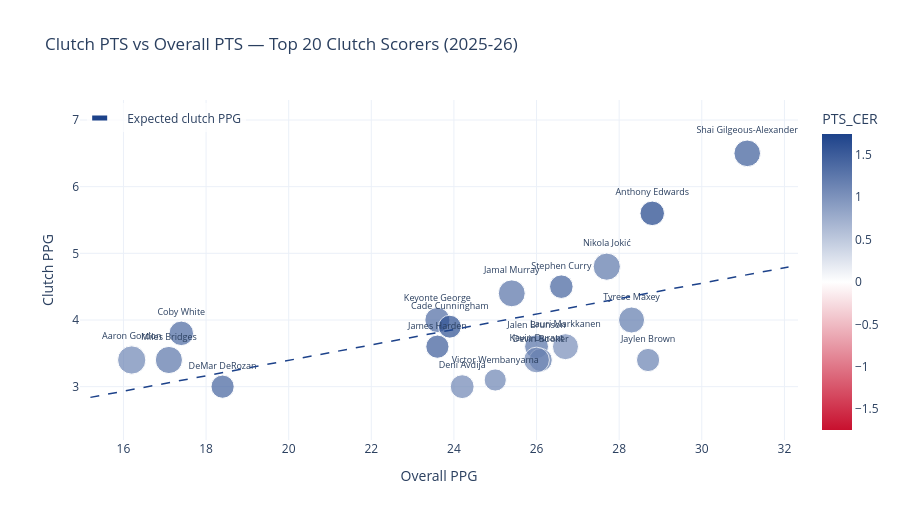

Write notebook code for a chart like this one.
### Markdown cell above
A common assumption is that the best overall scorers are also the best clutch scorers. This chart challenges that idea. Each point represents one of the **top 20 clutch scorers**, plotted by their overall PPG (x-axis) vs their clutch PPG (y-axis).

The **dashed regression line** represents the expected clutch scoring given a player's overall output, players above the line score *more* in clutch than expected, while players below score *less*.

**Color encodes the Clutch Efficiency Ratio (CER):** navy points are players who score at a higher rate per minute in clutch than they do overall (elevators), while red points score at a lower rate (shrinkers). Dot size reflects clutch minutes played, larger dots indicate players who spend more time on the floor in clutch situations.

### Code cell
# Scatter: Clutch PTS vs Overall PTS
top20 = df.nlargest(20, 'PTS')

# Regression line: expected clutch PPG given overall PPG
x = top20['OVR_PTS'].values
y = top20['PTS'].values
coefs = P.polyfit(x, y, 1)
x_line = np.linspace(x.min() - 1, x.max() + 1, 100)
y_line = P.polyval(x_line, coefs)

fig = px.scatter(
    top20,
    x='OVR_PTS', y='PTS',
    text='PLAYER_NAME',
    color='PTS_CER',
    color_continuous_scale=nba_plotly_scale,
    color_continuous_midpoint=0,
    size='MIN',
    hover_data=['TEAM_ABBREVIATION', 'FG_PCT', 'TRUE_SHOOTING'],
    title=f'Clutch PTS vs Overall PTS — Top 20 Clutch Scorers ({SEASON})',
    labels={'OVR_PTS': 'Overall PPG', 'PTS': 'Clutch PPG', 'PTS_DIFF': 'Clutch uplift'}
)

# Regression reference line to understand which players are above/below expected clutch PPG based on their overall PPG
fig.add_trace(go.Scatter(
    x=x_line, y=y_line,
    mode='lines',
    line=dict(color='#1d428a', dash='dash', width=1.5),
    name='Expected clutch PPG',
    showlegend=True
))

fig.update_layout(
    height=520,
    template='plotly_white',
    legend=dict(
        x=0.01, y=0.99,
        xanchor='left',
        yanchor='top',
        bgcolor='rgba(255,255,255,0.7)',
        borderwidth=0
    )
)

fig.update_traces(textposition='top center', textfont_size=9,
                  selector=dict(mode='markers+text'))

# Clamp y-axis tightly to data range
y_pad = 0.8
fig.update_yaxes(range=[top20['PTS'].min() - y_pad,
                         top20['PTS'].max() + y_pad])

fig.update_layout(height=520, template='plotly_white')
fig.write_html('clutch_vs_overall_ppm_scatter.html')
fig.show()

### Figure 1 — Plotly figure (JSON) as saved in the notebook; plotly's stock layout.template omitted (floating-point values rounded to 4 significant figures)
{"data": [{"customdata": [["OKC", 0.515, 0.677], ["MIN", 0.565, 0.688], ["DEN", 0.484, 0.613], ["GSW", 0.436, 0.626], ["DEN", 0.522, 0.699], ["UTA", 0.429, 0.635], ["PHI", 0.465, 0.585], ["DET", 0.5, 0.6], ["CHA", 0.447, 0.612], ["NYK", 0.488, 0.592], ["CLE", 0.467, 0.691], ["UTA", 0.526, 0.634], ["DEN", 0.586, 0.706], ["PHX", 0.443, 0.639], ["BOS", 0.448, 0.553], ["HOU", 0.529, 0.684], ["CHA", 0.438, 0.581], ["SAS", 0.442, 0.562], ["SAC", 0.458, 0.648], ["POR", 0.5, 0.648]], "hovertemplate": "Overall PPG=%{x}<br>Clutch PPG=%{y}<br>MIN=%{marker.size}<br>PLAYER_NAME=%{text}<br>TEAM_ABBREVIATION=%{customdata[0]}<br>FG_PCT=%{customdata[1]}<br>TRUE_SHOOTING=%{customdata[2]}<br>PTS_CER=%{marker.color}<extra></extra>", "legendgroup": "", "marker": {"color": [1.508, 1.745, 1.256, 1.452, 1.305, 1.368, 1.221, 1.627, 1.4, 1.31, 1.517, 1.051, 1.126, 1.247, 1.164, 1.107, 1.284, 1.132, 1.453, 1.116], "coloraxis": "coloraxis", "size": [4.6, 3.9, 4.8, 3.6, 4.7, 4.1, 4.4, 3.4, 3.9, 3.7, 3.5, 4.4, 5.2, 3.5, 3.5, 4.3, 4.8, 3.2, 3.5, 3.7], "sizemode": "area", "sizeref": 0.013, "symbol": "circle"}, "mode": "markers+text", "name": "", "orientation": "v", "showlegend": false, "text": ["Shai Gilgeous-Alexander", "Anthony Edwards", "Nikola Jokić", "Stephen Curry", "Jamal Murray", "Keyonte George", "Tyrese Maxey", "Cade Cunningham", "Coby White", "Jalen Brunson", "James Harden", "Lauri Markkanen", "Aaron Gordon", "Devin Booker", "Jaylen Brown", "Kevin Durant", "Miles Bridges", "Victor Wembanyama", "DeMar DeRozan", "Deni Avdija"], "textfont": {"size": 9}, "textposition": "top center", "type": "scatter", "x": [31.1, 28.8, 27.7, 26.6, 25.4, 23.6, 28.3, 23.9, 17.4, 26.0, 23.6, 26.7, 16.2, 26.1, 28.7, 26.0, 17.1, 25.0, 18.4, 24.2], "xaxis": "x", "y": [6.5, 5.6, 4.8, 4.5, 4.4, 4.0, 4.0, 3.9, 3.8, 3.6, 3.6, 3.6, 3.4, 3.4, 3.4, 3.4, 3.4, 3.1, 3.0, 3.0], "yaxis": "y"}, {"line": {"color": "#1d428a", "dash": "dash", "width": 1.5}, "mode": "lines", "name": "Expected clutch PPG", "showlegend": true, "type": "scatter", "x": [15.2, 15.37, 15.54, 15.71, 15.88, 16.05, 16.22, 16.39, 16.57, 16.74, 16.91, 17.08, 17.25, 17.42, 17.59, 17.76, 17.93, 18.1, 18.27, 18.44, 18.61, 18.78, 18.96, 19.13, 19.3, 19.47, 19.64, 19.81, 19.98, 20.15, 20.32, 20.49, 20.66, 20.83, 21.0, 21.17, 21.35, 21.52, 21.69, 21.86, 22.03, 22.2, 22.37, 22.54, 22.71, 22.88, 23.05, 23.22, 23.39, 23.56, 23.74, 23.91, 24.08, 24.25, 24.42, 24.59, 24.76, 24.93, 25.1, 25.27, 25.44, 25.61, 25.78, 25.95, 26.13, 26.3, 26.47, 26.64, 26.81, 26.98, 27.15, 27.32, 27.49, 27.66, 27.83, 28.0, 28.17, 28.34, 28.52, 28.69, 28.86, 29.03, 29.2, 29.37, 29.54, 29.71, 29.88, 30.05, 30.22, 30.39, 30.56, 30.73, 30.91, 31.08, 31.25, 31.42, 31.59, 31.76, 31.93, 32.1], "y": [2.839, 2.859, 2.879, 2.899, 2.918, 2.938, 2.958, 2.978, 2.997, 3.017, 3.037, 3.057, 3.076, 3.096, 3.116, 3.136, 3.155, 3.175, 3.195, 3.215, 3.234, 3.254, 3.274, 3.294, 3.313, 3.333, 3.353, 3.373, 3.392, 3.412, 3.432, 3.452, 3.471, 3.491, 3.511, 3.531, 3.55, 3.57, 3.59, 3.61, 3.629, 3.649, 3.669, 3.689, 3.708, 3.728, 3.748, 3.768, 3.787, 3.807, 3.827, 3.847, 3.866, 3.886, 3.906, 3.926, 3.945, 3.965, 3.985, 4.005, 4.024, 4.044, 4.064, 4.084, 4.103, 4.123, 4.143, 4.163, 4.182, 4.202, 4.222, 4.242, 4.261, 4.281, 4.301, 4.321, 4.34, 4.36, 4.38, 4.4, 4.419, 4.439, 4.459, 4.479, 4.498, 4.518, 4.538, 4.558, 4.577, 4.597, 4.617, 4.637, 4.656, 4.676, 4.696, 4.716, 4.735, 4.755, 4.775, 4.795]}], "layout": {"coloraxis": {"cmid": 0, "colorbar": {"title": {"text": "PTS_CER"}}, "colorscale": [[0, "#c8102e"], [0.5, "#ffffff"], [1, "#1d428a"]]}, "height": 520, "legend": {"bgcolor": "rgba(255,255,255,0.7)", "borderwidth": 0, "itemsizing": "constant", "tracegroupgap": 0, "x": 0.01, "xanchor": "left", "y": 0.99, "yanchor": "top"}, "title": {"text": "Clutch PTS vs Overall PTS — Top 20 Clutch Scorers (2025-26)"}, "xaxis": {"anchor": "y", "domain": [0, 1], "title": {"text": "Overall PPG"}}, "yaxis": {"anchor": "x", "domain": [0, 1], "range": [2.2, 7.3], "title": {"text": "Clutch PPG"}}}}
